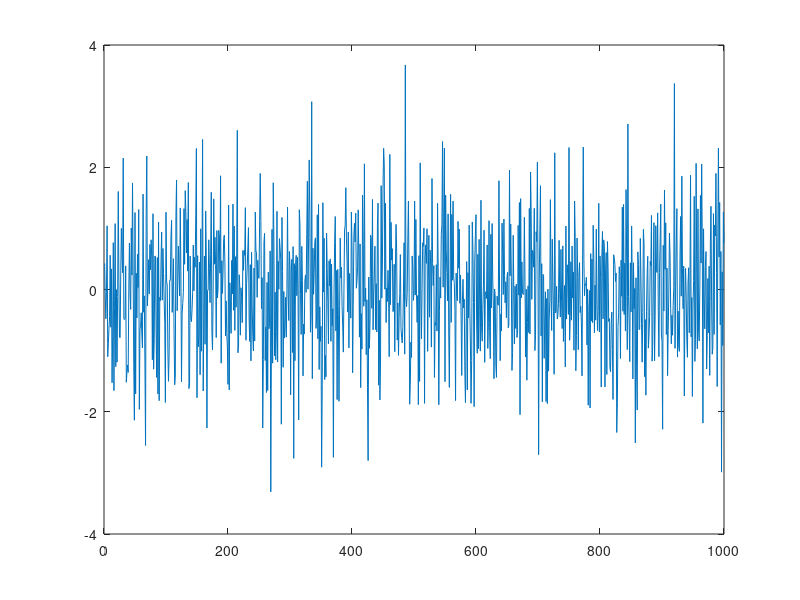
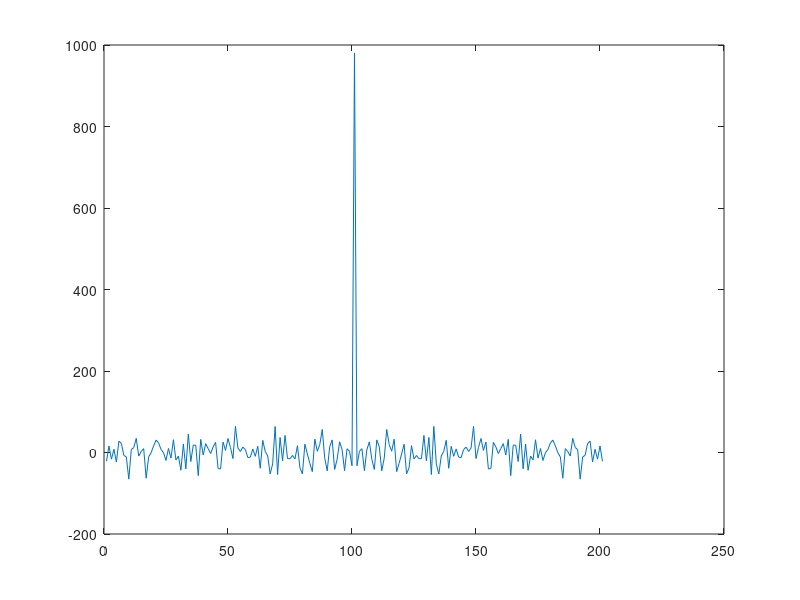
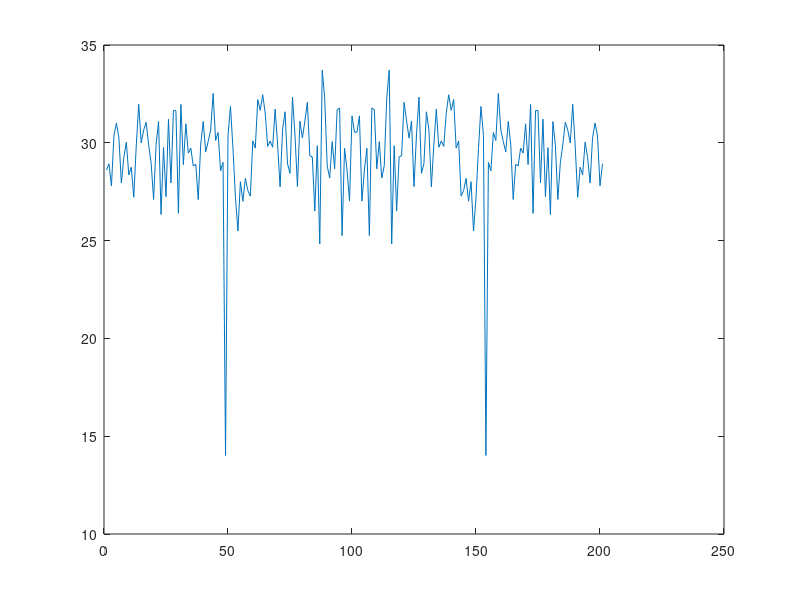
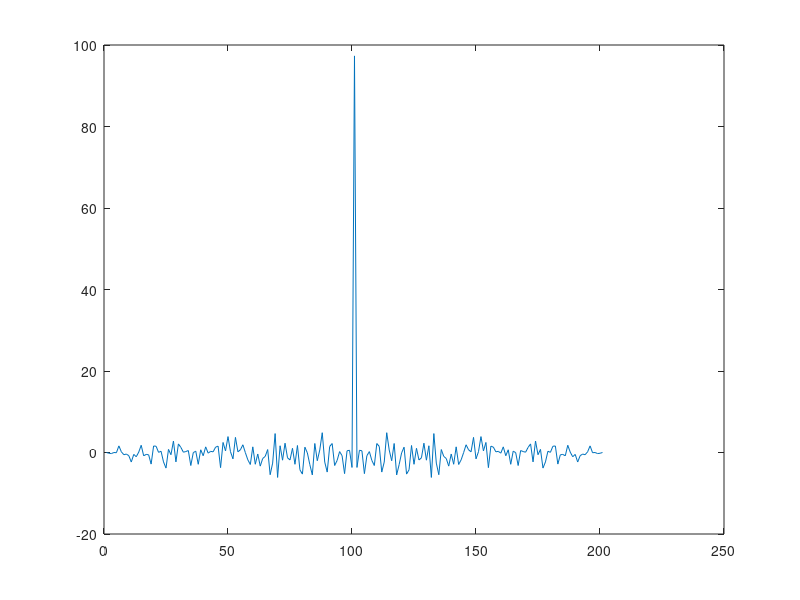

These charts were generated, in order, by the following MATLAB code:
% et 4235 - Digital signal processing
% Class 3: Examples and exercises
%
% Toon van Waterschoot, Geert Leus, and Alle-Jan van der Veen
% 19-09-2011 -- Faculty of EEMCS, Delft University of Technology

clear;
close all;

%% EXERCISE 1: GENERATION AND ANALYSIS OF RANDOM NOISE SIGNALS
%
% 1. Generate and plot 1000 samples of zero mean unit variance white noise

N = 1000;
v = randn(N,1);

figure;
plot(v);

% 2. Calculate and plot the sample autocovariance function for |lag|<=100

c_v = xcov(v,100);

figure;
plot(c_v);

% 3. Calculate and plot the power spectral density 

P_v = fft(c_v);

figure;
plot(10*log10(abs(P_v)));

% 4. Split the white noise signal into 10 segments of 100 samples each

v_split = reshape(v,100,10);

% 5. Calculate and plot the average sample autocovariance function (|lag|<100)

c_v_split = zeros(201,10);
for i = 1:10,
    c_v_split(:,i) = xcov(v_split(:,i),100);
end
c_v_split_average = mean(c_v_split,2);

figure;
plot(c_v_split_average);

% 6. Calculate and plot the average power spectral density

P_v_split_average = fft(c_v_split_average);

figure;
plot(10*log10(abs(P_v_split_average)));


